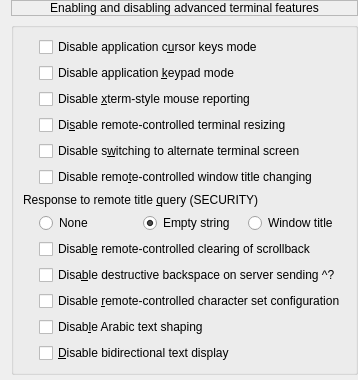
     <widget class="QWidget" name="page_6">
      <layout class="QVBoxLayout" name="verticalLayout_4" stretch="0,0,0">
       <property name="topMargin">
        <number>0</number>
       </property>
       <property name="rightMargin">
        <number>0</number>
       </property>
       <property name="bottomMargin">
        <number>0</number>
       </property>
       <item>
        <widget class="QLabel" name="label_31">
         <property name="sizePolicy">
          <sizepolicy hsizetype="Preferred" vsizetype="Minimum">
           <horstretch>0</horstretch>
           <verstretch>0</verstretch>
          </sizepolicy>
         </property>
         <property name="frameShape">
          <enum>QFrame::Shape::StyledPanel</enum>
         </property>
         <property name="text">
          <string>Enabling and disabling advanced terminal features</string>
         </property>
         <property name="alignment">
          <set>Qt::AlignmentFlag::AlignCenter</set>
         </property>
         <property name="margin">
          <number>2</number>
         </property>
        </widget>
       </item>
       <item>
        <widget class="QGroupBox" name="groupBox_14">
         <property name="sizePolicy">
          <sizepolicy hsizetype="Preferred" vsizetype="Maximum">
           <horstretch>0</horstretch>
           <verstretch>0</verstretch>
          </sizepolicy>
         </property>
         <property name="title">
          <string/>
         </property>
         <property name="flat">
          <bool>true</bool>
         </property>
         <layout class="QGridLayout" name="gridLayout_46">
          <item row="11" column="1" colspan="3">
           <widget class="QCheckBox" name="chb_no_remote_charset">
            <property name="sizePolicy">
             <sizepolicy hsizetype="Minimum" vsizetype="Minimum">
              <horstretch>0</horstretch>
              <verstretch>0</verstretch>
             </sizepolicy>
            </property>
            <property name="text">
             <string>Disable &amp;remote-controlled character set configuration</string>
            </property>
           </widget>
          </item>
          <item row="8" column="2">
           <widget class="QRadioButton" name="rb_featqtitle_empstring">
            <property name="text">
             <string>Empty string</string>
            </property>
            <property name="checked">
             <bool>true</bool>
            </property>
            <attribute name="buttonGroup">
             <string notr="true">gp_remote_qtitle_action</string>
            </attribute>
           </widget>
          </item>
          <item row="0" column="1" colspan="3">
           <widget class="QCheckBox" name="chb_no_applic_c">
            <property name="sizePolicy">
             <sizepolicy hsizetype="Minimum" vsizetype="Minimum">
              <horstretch>0</horstretch>
              <verstretch>0</verstretch>
             </sizepolicy>
            </property>
            <property name="text">
             <string>Disable application c&amp;ursor keys mode</string>
            </property>
           </widget>
          </item>
          <item row="4" column="1" colspan="3">
           <widget class="QCheckBox" name="chb_no_alt_screen">
            <property name="sizePolicy">
             <sizepolicy hsizetype="Minimum" vsizetype="Minimum">
              <horstretch>0</horstretch>
              <verstretch>0</verstretch>
             </sizepolicy>
            </property>
            <property name="text">
             <string>Disable s&amp;witching to alternate terminal screen</string>
            </property>
           </widget>
          </item>
          <item row="5" column="1" colspan="3">
           <widget class="QCheckBox" name="chb_no_remote_wintitle">
            <property name="sizePolicy">
             <sizepolicy hsizetype="Minimum" vsizetype="Minimum">
              <horstretch>0</horstretch>
              <verstretch>0</verstretch>
             </sizepolicy>
            </property>
            <property name="text">
             <string>Disable remo&amp;te-controlled window title changing</string>
            </property>
           </widget>
          </item>
          <item row="2" column="1" colspan="3">
           <widget class="QCheckBox" name="chb_no_mouse_rep">
            <property name="sizePolicy">
             <sizepolicy hsizetype="Minimum" vsizetype="Minimum">
              <horstretch>0</horstretch>
              <verstretch>0</verstretch>
             </sizepolicy>
            </property>
            <property name="text">
             <string>Disable &amp;xterm-style mouse reporting</string>
            </property>
           </widget>
          </item>
          <item row="10" column="1" colspan="3">
           <widget class="QCheckBox" name="chb_no_dbackspace">
            <property name="sizePolicy">
             <sizepolicy hsizetype="Minimum" vsizetype="Minimum">
              <horstretch>0</horstretch>
              <verstretch>0</verstretch>
             </sizepolicy>
            </property>
            <property name="text">
             <string>Disa&amp;ble destructive backspace on server sending ^?</string>
            </property>
           </widget>
          </item>
          <item row="1" column="1" colspan="3">
           <widget class="QCheckBox" name="chb_no_applic_k">
            <property name="sizePolicy">
             <sizepolicy hsizetype="Minimum" vsizetype="Minimum">
              <horstretch>0</horstretch>
              <verstretch>0</verstretch>
             </sizepolicy>
            </property>
            <property name="text">
             <string>Disable application &amp;keypad mode</string>
            </property>
           </widget>
          </item>
          <item row="13" column="1" colspan="3">
           <widget class="QCheckBox" name="chb_no_bidi">
            <property name="sizePolicy">
             <sizepolicy hsizetype="Minimum" vsizetype="Minimum">
              <horstretch>0</horstretch>
              <verstretch>0</verstretch>
             </sizepolicy>
            </property>
            <property name="text">
             <string>&amp;Disable bidirectional text display</string>
            </property>
           </widget>
          </item>
          <item row="12" column="1" colspan="3">
           <widget class="QCheckBox" name="chb_no_arabic">
            <property name="sizePolicy">
             <sizepolicy hsizetype="Minimum" vsizetype="Minimum">
              <horstretch>0</horstretch>
              <verstretch>0</verstretch>
             </sizepolicy>
            </property>
            <property name="text">
             <string>Disab&amp;le Arabic text shaping</string>
            </property>
           </widget>
          </item>
          <item row="8" column="1">
           <widget class="QRadioButton" name="rb_featqtitle_none">
            <property name="text">
             <string>None</string>
            </property>
            <attribute name="buttonGroup">
             <string notr="true">gp_remote_qtitle_action</string>
            </attribute>
           </widget>
          </item>
          <item row="3" column="1" colspan="3">
           <widget class="QCheckBox" name="chb_no_remote_resize">
            <property name="sizePolicy">
             <sizepolicy hsizetype="Minimum" vsizetype="Minimum">
              <horstretch>0</horstretch>
              <verstretch>0</verstretch>
             </sizepolicy>
            </property>
            <property name="text">
             <string>Di&amp;sable remote-controlled terminal resizing</string>
            </property>
           </widget>
          </item>
          <item row="0" column="0">
           <widget class="QWidget" name="widget_10" native="true">
            <property name="sizePolicy">
             <sizepolicy hsizetype="Fixed" vsizetype="Fixed">
              <horstretch>0</horstretch>
              <verstretch>0</verstretch>
             </sizepolicy>
            </property>
            <property name="minimumSize">
             <size>
              <width>10</width>
              <height>10</height>
             </size>
            </property>
            <property name="maximumSize">
             <size>
              <width>10</width>
              <height>10</height>
             </size>
            </property>
           </widget>
          </item>
          <item row="7" column="0" colspan="4">
           <widget class="QLabel" name="label_32">
            <property name="text">
             <string>Response to remote title &amp;query (SECURITY)</string>
            </property>
            <property name="buddy">
             <cstring>rb_featqtitle_none</cstring>
            </property>
           </widget>
          </item>
          <item row="8" column="3">
           <widget class="QRadioButton" name="rb_featqtitle_wndtitle">
            <property name="text">
             <string>Window title</string>
            </property>
            <attribute name="buttonGroup">
             <string notr="true">gp_remote_qtitle_action</string>
            </attribute>
           </widget>
          </item>
          <item row="9" column="1" colspan="3">
           <widget class="QCheckBox" name="chb_no_remote_clearscroll">
            <property name="sizePolicy">
             <sizepolicy hsizetype="Minimum" vsizetype="Minimum">
              <horstretch>0</horstretch>
              <verstretch>0</verstretch>
             </sizepolicy>
            </property>
            <property name="text">
             <string>Disabl&amp;e remote-controlled clearing of scrollback</string>
            </property>
           </widget>
          </item>
         </layout>
        </widget>
       </item>
       <item>
        <spacer name="verticalSpacer_18">
         <property name="orientation">
          <enum>Qt::Orientation::Vertical</enum>
         </property>
         <property name="sizeHint" stdset="0">
          <size>
           <width>20</width>
           <height>5</height>
          </size>
         </property>
        </spacer>
       </item>
      </layout>
     </widget>
